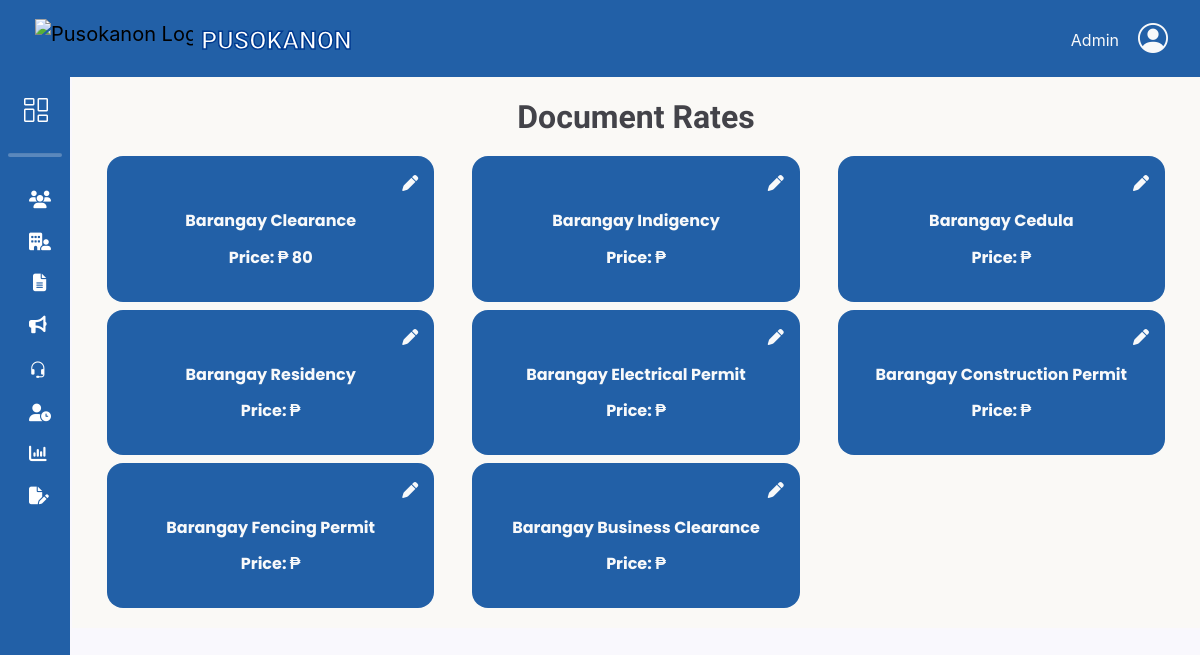
The page /adminbejo/DocumentRate.php (signed in) on the database as committed earlier.
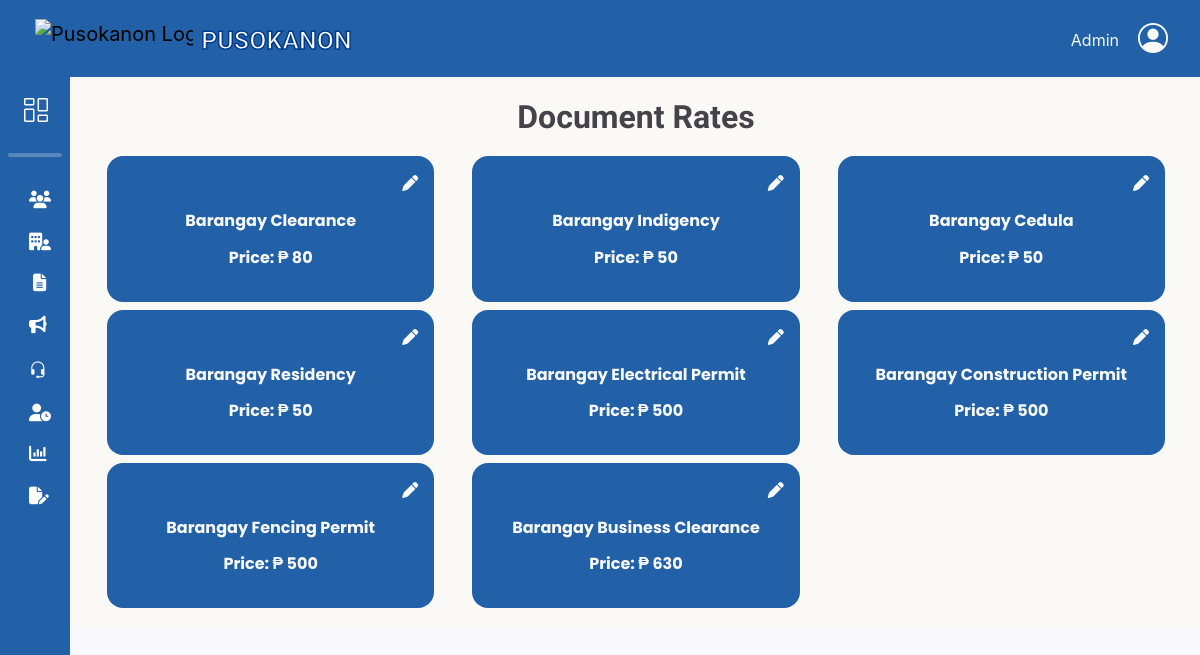
The same page on the database as committed later.
### tables this page shows
CREATE TABLE `doc_type` (
  `docType_id` int(11) NOT NULL,
  `doc_name` varchar(100) NOT NULL,
  `doc_amount` int(11) NOT NULL
);

### db/DBconn.php (called while the page is built, shortened)
<?php
	function fetchDocumentRates($pdo, $id) {
		$sql = "SELECT doc_amount FROM doc_type WHERE docType_id = :id";
		$stmt = $pdo->prepare($sql);
		$stmt->bindParam(':id', $id, PDO::PARAM_STR);
		$stmt->execute();
		return $stmt->fetchColumn();
	}
?>

### adminbejo/DocumentRate.php (the view, shortened to what this page needs)
<?php
    include 'headerAdmin.php';
    include '../db/DBconn.php';
?>
<link rel="stylesheet" href="css/DocumentRate.css">
<section class="main">
    <h1 class="page_header">Document Rates</h1>
    <div class="container">
        <div class="row">
            <div class="col-12 col-sm-4">
                <div class="document-box m-1 p-3 text-light rounded-4 text-center" id="1">
                    <div class="d-flex justify-content-end">
                        <button class="pen-icon">
                            <i class="fa-solid fa-pen"></i>
                        </button>
                    </div>
                    <h1 class="document-name">Barangay Clearance</h1>
                    <p class="document-price">Price: ₱ <span><?php echo fetchDocumentRates($pdo, '1')?></span></p>
                </div>
            </div>
            <div class="col-12 col-sm-4">
                <div class="document-box m-1 p-3 text-light rounded-4 text-center" id="2">
                    <div class="d-flex justify-content-end">
                        <button class="pen-icon">
                            <i class="fa-solid fa-pen"></i>
                        </button>
                    </div>
                    <h1 class="document-name">Barangay Indigency</h1>
                    <p class="document-price">Price: ₱ <span><?php echo fetchDocumentRates($pdo, '2')?></span></p>
                </div>
            </div>
            <div class="col-12 col-sm-4">
                <div class="document-box m-1 p-3 text-light rounded-4 text-center" id="3">
                    <div class="d-flex justify-content-end">
                        <button class="pen-icon">
                            <i class="fa-solid fa-pen"></i>
                        </button>
                    </div>
                    <h1 class="document-name">Barangay Cedula</h1>
                    <p class="document-price">Price: ₱ <span><?php echo fetchDocumentRates($pdo, '3')?></span></p>
                </div>
            </div>
            <div class="col-12 col-sm-4">
                <div class="document-box m-1 p-3 text-light rounded-4 text-center" id="4">
                    <div class="d-flex justify-content-end">
                        <button class="pen-icon">
                            <i class="fa-solid fa-pen"></i>
                        </button>
                    </div>
                    <h1 class="document-name">Barangay Residency</h1>
                    <p class="document-price">Price: ₱ <span><?php echo fetchDocumentRates($pdo, '4')?></span></p>
                </div>
            </div>
            <div class="col-12 col-sm-4">
                <div class="document-box m-1 p-3 text-light rounded-4 text-center" id="5">
                    <div class="d-flex justify-content-end">
                        <button class="pen-icon">
                            <i class="fa-solid fa-pen"></i>
                        </button>
                    </div>
                    <h1 class="document-name">Barangay Electrical Permit</h1>
                    <p class="document-price">Price: ₱ <span><?php echo fetchDocumentRates($pdo, '5')?></span></p>
                </div>
            </div>
            <div class="col-12 col-sm-4">
                <div class="document-box m-1 p-3 text-light rounded-4 text-center" id="6">
                    <div class="d-flex justify-content-end">
                        <button class="pen-icon">
                            <i class="fa-solid fa-pen"></i>
                        </button>
                    </div>
                    <h1 class="document-name">Barangay Construction Permit</h1>
                    <p class="document-price">Price: ₱ <span><?php echo fetchDocumentRates($pdo, '6')?></span></p>
                </div>
            </div>
            <div class="col-12 col-sm-4">
                <div class="document-box m-1 p-3 text-light rounded-4 text-center" id="7">
                    <div class="d-flex justify-content-end">
                        <button class="pen-icon">
                            <i class="fa-solid fa-pen"></i>
                        </button>
                    </div>
                    <h1 class="document-name">Barangay Fencing Permit</h1>
                    <p class="document-price">Price: ₱ <span><?php echo fetchDocumentRates($pdo, '7')?></span></p>
                </div>
            </div>
            <div class="col-12 col-sm-4">
                <div class="document-box m-1 p-3 text-light rounded-4 text-center" id="8">
                    <div class="d-flex justify-content-end">
                        <button class="pen-icon">
                            <i class="fa-solid fa-pen"></i>
                        </button>
                    </div>
                    <h1 class="document-name">Barangay Business Clearance</h1>
                    <p class="document-price">Price: ₱ <span><?php echo fetchDocumentRates($pdo, '8')?></span></p>
                </div>
            </div>
        </div>
    </div>
</section>
<?php include 'footerAdmin.php';?>

### adminbejo/headerAdmin.php (shortened to what this page needs)
<!DOCTYPE html>
<html>
<head>
    <link rel="stylesheet" href="https://cdn.jsdelivr.net/npm/bootstrap-icons@1.11.3/font/bootstrap-icons.min.css">
    <link href="https://cdn.jsdelivr.net/npm/bootstrap@5.3.3/dist/css/bootstrap.min.css" rel="stylesheet">
	<link rel="stylesheet" href="https://cdn.jsdelivr.net/npm/bootstrap@5.0.2/dist/css/bootstrap.min.css">
	<link rel="stylesheet" href="https://maxcdn.bootstrapcdn.com/bootstrap/4.5.2/css/bootstrap.min.css">
	<link rel="stylesheet" href="https://cdnjs.cloudflare.com/ajax/libs/animate.css/4.1.1/animate.min.css">
    <link rel="stylesheet" href="https://cdnjs.cloudflare.com/ajax/libs/font-awesome/5.15.1/css/all.min.css">
    <link rel="stylesheet" href="https://cdnjs.cloudflare.com/ajax/libs/font-awesome/6.5.2/css/all.min.css" />
    <link rel="stylesheet" href="https://cdn.jsdelivr.net/npm/sweetalert2@11/dist/sweetalert2.min.css">
    <link href="https://cdn.lineicons.com/4.0/lineicons.css" rel="stylesheet" />
	<link rel="stylesheet" href="css/headerADstyle.css">
</head>
<body>
    <header>
        <nav class="navbar navbar-expand-lg">
            <a class="navbar-brand" href="Admin-Dashboard.php">
                <div class="logo-holder row">
                    <div class="col px-1">
                        <img src="../PicturesNeeded/pusokLogo.png" alt="Pusokanon Logo">
                    </div>
                    <div class="col px-1 pt-1">
                        <span> PUSOKANON</span>
                    </div>
                </div>
            </a>
            <div class="dropdown ">
                <button class="nav-link text-light" id="loginDropdown" role="button" data-toggle="dropdown" aria-haspopup="true" aria-expanded="false">
                    <div class="row">
                        <div class="col px-1 mt-2 pt-1"><span class="admin-text">Admin</span></div>
                        <div class="col"><i class="bi bi-person-circle"></i></div>
                    </div>
                </button>
            </div>
        </nav>
    </header>
    <div class="holder-body">
        <div class="wrapper">
            <aside id="sidebar">
                <div class="d-flex">
                    <button class="toggle-btn" type="button">
                        <i class="bi bi-columns-gap"></i>
                    </button>
                    <div class="sidebar-logo">
                    </div>
                </div>
                    <hr class=" bg-white m-2">
                <ul class="sidebar-nav">
                    <li class="sidebar-item">
                        <a href="Manage-Users.php" class="sidebar-link">
                            <i class="fa-solid fa-users"></i>
                        </a>
                    </li>
                    <li class="sidebar-item">
                        <a href="#" class="sidebar-link">
                            <i class="fa-solid fa-building-user"></i>
                        </a>
                    </li>
                    <li class="sidebar-item">
                        <a href="#" class="sidebar-link collapsed has-dropdown" data-bs-toggle="collapse"
                            data-bs-target="#auth" aria-expanded="false" aria-controls="auth">
                            <i class="fa-solid fa-file-lines ms-1"></i>
                        </a>
                    </li>
                    <li class="sidebar-item">
                        <a href="#" class="sidebar-link">
                            <i class="fa-solid fa-bullhorn"></i>
                        </a>
                    </li>
                    <li class="sidebar-item">
                        <a href="#" class="sidebar-link collapsed has-dropdown" data-bs-toggle="collapse"
                            data-bs-target="#blotter" aria-expanded="false" aria-controls="blotter">
                            <i class="bi bi-headset"></i>
                        </a>
                    </li>
                    <li class="sidebar-item">
                        <a href="pendingUser2.0.php" class="sidebar-link">
                            <i class="fa-solid fa-user-clock"></i>
                        </a>
                    </li>
                    <li class="sidebar-item">
                        <a href="DocumentRate.php" class="sidebar-link">
                            <i class="fa-solid fa-chart-column"></i>
                        </a>
                    </li>
                    <li class="sidebar-item">
                        <a href="#" class="sidebar-link">
                            <i class="fa-solid fa-file-pen"></i>
                        </a>
                    </li>
                </ul>
            </aside>

### adminbejo/footerAdmin.php (shortened to what this page needs)
</body>
</html>

### adminbejo/css/headerADstyle.css (style rules this page uses)
body { height: 100%; margin-top: 77px; }
.navbar { background-color: #2260A7 ; position: fixed; top: 0; left: 0; right: 0; z-index: 1000; justify-content: space-between; }
.navbar-brand img { height: 45px; margin-left: 30px; }
.navbar-brand span { font-size: 25px; font-weight: bold; font-family: 'Titan One', cursive; color: white; -webkit-text-stroke: 1.5px #003A90; }
.nav-link { color: #ffffff; margin-right: 0px; }
.bi-person-circle { font-size: 30px; }
a { text-decoration: none; }
li { list-style: none; }
h1 { font-weight: 600; font-size: 1rem; }
hr { height: 3px !important; border-radius: 10px; }
.holder-body { position: relative; max-height: 100%; }
.wrapper { font-family: 'Poppins', sans-serif; display: flex; max-height: 100%; }
.main { width: 100%; overflow: hidden; transition: all 0.35s ease-in-out; background-color: #FAF9F6; flex-wrap: wrap; justify-content: space-between; padding: 1rem; position: relative; }
#sidebar { width: 70px; min-width: 70px; z-index: 1000; transition: all .25s ease-in-out; background-color: #2260A7; display: flex; position: fixed; flex-direction: column; height: 92%; }
.toggle-btn { background-color: transparent; cursor: pointer; border: 0; padding: 1rem 1.5rem; }
.toggle-btn i { font-size: 1.5rem; color: #FFF; }
.sidebar-logo { margin: auto 0; }
.sidebar-nav { padding: 1rem 0; flex: 1 1 auto; }
a.sidebar-link { padding: .625rem 1.625rem; color: #FFF; display: block; font-size: 0.9rem; white-space: nowrap; border-left: 3px solid transparent; }
.sidebar-link i { font-size: 1.1rem; margin-right: .75rem; }
.sidebar-item { position: relative; }
@media (min-width: 1200px) { #sidebar { width: 70px; min-width: 70px; z-index: 1000; transition: all .25s ease-in-out; background-color: #2260A7; display: flex; position: fixed; flex-direction: column; height: 92%; } }

### adminbejo/css/DocumentRate.css (style rules this page uses)
body { background-color: #F9F8FD; }
.main { margin-left: 72px; justify-content: center; }
.page_header { font-family: 'Titan One', cursive; color: #434349; font-size: 2rem; text-align: center; margin: 5px 0px 16px 0px; }
.document-box { background-color: #2260A7; }
.document-name, .document-price { margin-top: 15px; font-weight: bold; }
.pen-icon { background: none; border: none; color: inherit; padding: 0; cursor: pointer; }

Rows that differ between the two databases and show on the page:
added doc_type: doc_amount "50"
added doc_type: doc_amount "50"
added doc_type: doc_amount "50"
added doc_type: doc_amount "500"
added doc_type: doc_amount "500"
added doc_type: doc_amount "500"
added doc_type: doc_amount "630"
